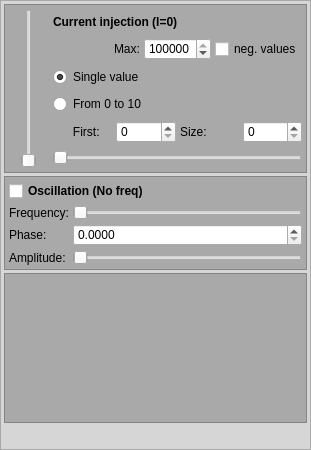
<?xml version="1.0" encoding="UTF-8"?>
<ui version="4.0">
 <class>StimulationWidget</class>
 <widget class="QWidget" name="StimulationWidget">
  <property name="geometry">
   <rect>
    <x>0</x>
    <y>0</y>
    <width>311</width>
    <height>450</height>
   </rect>
  </property>
  <property name="minimumSize">
   <size>
    <width>0</width>
    <height>450</height>
   </size>
  </property>
  <property name="maximumSize">
   <size>
    <width>311</width>
    <height>450</height>
   </size>
  </property>
  <property name="windowTitle">
   <string>Properties</string>
  </property>
  <property name="styleSheet">
   <string notr="true">#aFrame,#bFrame,#cFrame{
background: rgba(100,100,100,100);
}
#outFrame{
background: rgba(210,210,210,220);
}
</string>
  </property>
  <layout class="QVBoxLayout" name="verticalLayout_2">
   <property name="spacing">
    <number>4</number>
   </property>
   <property name="leftMargin">
    <number>0</number>
   </property>
   <property name="topMargin">
    <number>0</number>
   </property>
   <property name="rightMargin">
    <number>0</number>
   </property>
   <property name="bottomMargin">
    <number>0</number>
   </property>
   <item>
    <widget class="QFrame" name="outFrame">
     <property name="frameShape">
      <enum>QFrame::StyledPanel</enum>
     </property>
     <property name="frameShadow">
      <enum>QFrame::Raised</enum>
     </property>
     <layout class="QVBoxLayout" name="verticalLayout_3">
      <property name="spacing">
       <number>3</number>
      </property>
      <property name="leftMargin">
       <number>3</number>
      </property>
      <property name="topMargin">
       <number>3</number>
      </property>
      <property name="rightMargin">
       <number>3</number>
      </property>
      <property name="bottomMargin">
       <number>3</number>
      </property>
      <item>
       <widget class="QFrame" name="aFrame">
        <property name="minimumSize">
         <size>
          <width>303</width>
          <height>169</height>
         </size>
        </property>
        <property name="maximumSize">
         <size>
          <width>393</width>
          <height>169</height>
         </size>
        </property>
        <property name="frameShape">
         <enum>QFrame::StyledPanel</enum>
        </property>
        <property name="frameShadow">
         <enum>QFrame::Raised</enum>
        </property>
        <layout class="QHBoxLayout" name="horizontalLayout_2">
         <property name="spacing">
          <number>4</number>
         </property>
         <property name="leftMargin">
          <number>4</number>
         </property>
         <property name="topMargin">
          <number>4</number>
         </property>
         <property name="rightMargin">
          <number>4</number>
         </property>
         <property name="bottomMargin">
          <number>4</number>
         </property>
         <item>
          <widget class="QSlider" name="stimulusSlider">
           <property name="enabled">
            <bool>true</bool>
           </property>
           <property name="minimumSize">
            <size>
             <width>40</width>
             <height>0</height>
            </size>
           </property>
           <property name="minimum">
            <number>0</number>
           </property>
           <property name="maximum">
            <number>4000</number>
           </property>
           <property name="value">
            <number>0</number>
           </property>
           <property name="orientation">
            <enum>Qt::Vertical</enum>
           </property>
          </widget>
         </item>
         <item>
          <layout class="QGridLayout" name="gridLayout_2">
           <item row="3" column="0">
            <widget class="QRadioButton" name="stimulusFullButton">
             <property name="text">
              <string>Single value</string>
             </property>
             <property name="checked">
              <bool>true</bool>
             </property>
            </widget>
           </item>
           <item row="1" column="0">
            <layout class="QHBoxLayout" name="horizontalLayout_12">
             <item>
              <spacer name="horizontalSpacer_2">
               <property name="orientation">
                <enum>Qt::Horizontal</enum>
               </property>
               <property name="sizeHint" stdset="0">
                <size>
                 <width>40</width>
                 <height>20</height>
                </size>
               </property>
              </spacer>
             </item>
             <item>
              <widget class="QLabel" name="maxMinLabel">
               <property name="text">
                <string>Max:</string>
               </property>
              </widget>
             </item>
             <item>
              <widget class="QSpinBox" name="maxSpinBox">
               <property name="toolTip">
                <string>Maximum absolute value of stimulus slider.</string>
               </property>
               <property name="minimum">
                <number>0</number>
               </property>
               <property name="maximum">
                <number>100000</number>
               </property>
               <property name="singleStep">
                <number>10</number>
               </property>
               <property name="value">
                <number>100000</number>
               </property>
              </widget>
             </item>
             <item>
              <widget class="QCheckBox" name="negativeCheckBox">
               <property name="text">
                <string>neg. values</string>
               </property>
              </widget>
             </item>
            </layout>
           </item>
           <item row="4" column="0">
            <widget class="QRadioButton" name="stimulusSomeButton">
             <property name="text">
              <string>From 0 to 10</string>
             </property>
            </widget>
           </item>
           <item row="5" column="0">
            <layout class="QHBoxLayout" name="horizontalLayout">
             <item>
              <widget class="QLabel" name="stimulusLabel_6">
               <property name="text">
                <string>      First:</string>
               </property>
              </widget>
             </item>
             <item>
              <widget class="QSpinBox" name="startSpinBox"/>
             </item>
             <item>
              <widget class="QLabel" name="stimulusLabel_5">
               <property name="text">
                <string>Size:</string>
               </property>
              </widget>
             </item>
             <item>
              <widget class="QSpinBox" name="sizeSpinBox"/>
             </item>
            </layout>
           </item>
           <item row="6" column="0">
            <widget class="QSlider" name="stimulusSomeSlider">
             <property name="maximum">
              <number>359</number>
             </property>
             <property name="orientation">
              <enum>Qt::Horizontal</enum>
             </property>
            </widget>
           </item>
           <item row="0" column="0">
            <widget class="QLabel" name="stimLabel">
             <property name="maximumSize">
              <size>
               <width>16777215</width>
               <height>19</height>
              </size>
             </property>
             <property name="font">
              <font>
               <weight>75</weight>
               <bold>true</bold>
              </font>
             </property>
             <property name="text">
              <string>Current injection (I=0)</string>
             </property>
            </widget>
           </item>
          </layout>
         </item>
        </layout>
       </widget>
      </item>
      <item>
       <widget class="QFrame" name="bFrame">
        <property name="frameShape">
         <enum>QFrame::StyledPanel</enum>
        </property>
        <property name="frameShadow">
         <enum>QFrame::Raised</enum>
        </property>
        <layout class="QVBoxLayout" name="verticalLayout">
         <property name="spacing">
          <number>4</number>
         </property>
         <property name="leftMargin">
          <number>4</number>
         </property>
         <property name="topMargin">
          <number>4</number>
         </property>
         <property name="rightMargin">
          <number>4</number>
         </property>
         <property name="bottomMargin">
          <number>4</number>
         </property>
         <item>
          <widget class="QCheckBox" name="oscCheckBox">
           <property name="font">
            <font>
             <weight>75</weight>
             <bold>true</bold>
            </font>
           </property>
           <property name="text">
            <string>Oscillation (No freq)</string>
           </property>
          </widget>
         </item>
         <item>
          <layout class="QGridLayout" name="gridLayout">
           <item row="1" column="1">
            <widget class="QSlider" name="oscFrequencySlider">
             <property name="enabled">
              <bool>true</bool>
             </property>
             <property name="minimum">
              <number>0</number>
             </property>
             <property name="maximum">
              <number>200</number>
             </property>
             <property name="value">
              <number>0</number>
             </property>
             <property name="orientation">
              <enum>Qt::Horizontal</enum>
             </property>
            </widget>
           </item>
           <item row="1" column="0">
            <widget class="QLabel" name="label_2">
             <property name="text">
              <string>Frequency:</string>
             </property>
            </widget>
           </item>
           <item row="2" column="0">
            <widget class="QLabel" name="label">
             <property name="text">
              <string>Phase:</string>
             </property>
            </widget>
           </item>
           <item row="3" column="0">
            <widget class="QLabel" name="label_3">
             <property name="text">
              <string>Amplitude:</string>
             </property>
            </widget>
           </item>
           <item row="2" column="1">
            <widget class="QDoubleSpinBox" name="oscPhaseSpinBox">
             <property name="decimals">
              <number>4</number>
             </property>
             <property name="maximum">
              <double>6.283200000000000</double>
             </property>
            </widget>
           </item>
           <item row="3" column="1">
            <widget class="QSlider" name="oscAmpSlider">
             <property name="value">
              <number>0</number>
             </property>
             <property name="orientation">
              <enum>Qt::Horizontal</enum>
             </property>
            </widget>
           </item>
          </layout>
         </item>
        </layout>
       </widget>
      </item>
      <item>
       <widget class="QFrame" name="cFrame">
        <property name="minimumSize">
         <size>
          <width>0</width>
          <height>150</height>
         </size>
        </property>
        <property name="maximumSize">
         <size>
          <width>16777215</width>
          <height>150</height>
         </size>
        </property>
        <property name="frameShape">
         <enum>QFrame::StyledPanel</enum>
        </property>
        <property name="frameShadow">
         <enum>QFrame::Raised</enum>
        </property>
        <layout class="QVBoxLayout" name="verticalLayout_4">
         <property name="spacing">
          <number>4</number>
         </property>
         <property name="leftMargin">
          <number>4</number>
         </property>
         <property name="topMargin">
          <number>4</number>
         </property>
         <property name="rightMargin">
          <number>4</number>
         </property>
         <property name="bottomMargin">
          <number>4</number>
         </property>
         <item>
          <widget class="QCustomPlot" name="plot" native="true">
           <property name="minimumSize">
            <size>
             <width>0</width>
             <height>100</height>
            </size>
           </property>
          </widget>
         </item>
        </layout>
        <zorder>plot</zorder>
        <zorder>plot</zorder>
       </widget>
      </item>
      <item>
       <spacer name="verticalSpacer">
        <property name="orientation">
         <enum>Qt::Vertical</enum>
        </property>
        <property name="sizeHint" stdset="0">
         <size>
          <width>20</width>
          <height>40</height>
         </size>
        </property>
       </spacer>
      </item>
     </layout>
     <zorder>bFrame</zorder>
     <zorder>aFrame</zorder>
     <zorder>verticalSpacer</zorder>
     <zorder>cFrame</zorder>
    </widget>
   </item>
  </layout>
 </widget>
 <customwidgets>
  <customwidget>
   <class>QCustomPlot</class>
   <extends>QWidget</extends>
   <header>source/qcustomplot/qcustomplot.h</header>
   <container>1</container>
  </customwidget>
 </customwidgets>
 <resources/>
 <connections/>
</ui>
